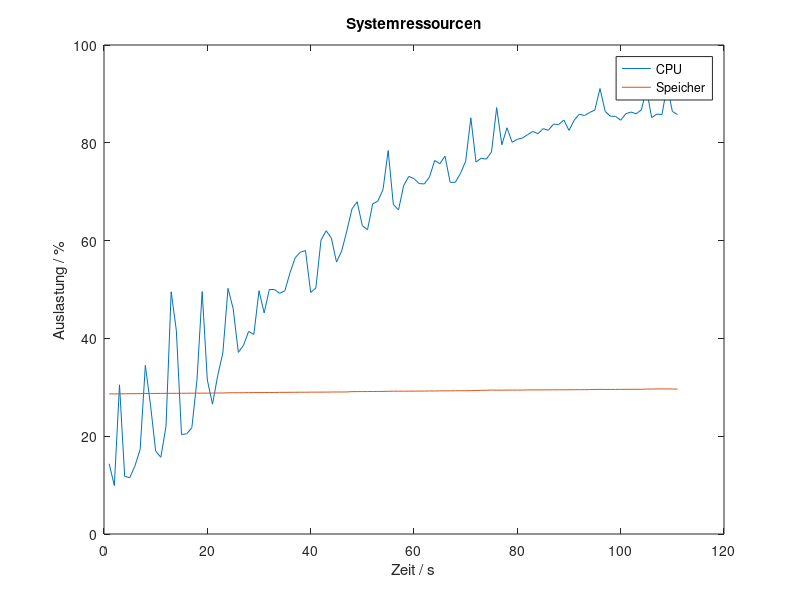
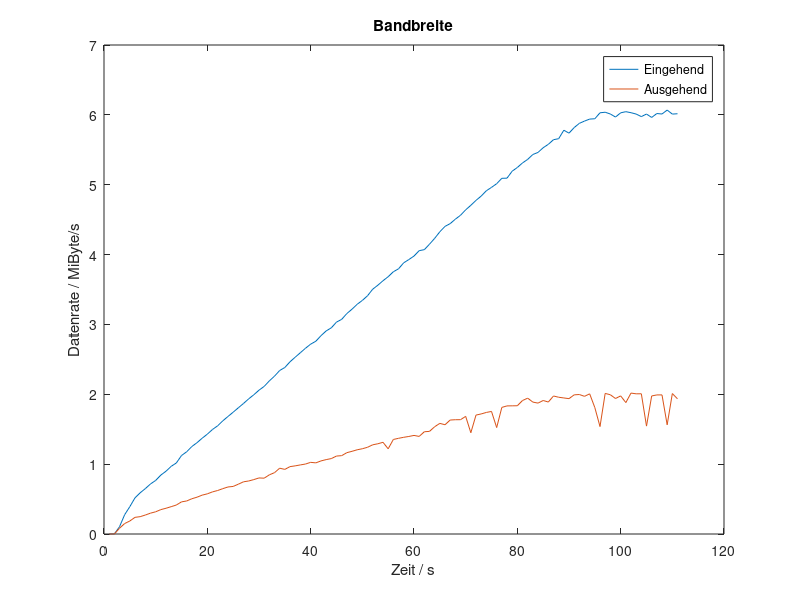

MATLAB code to generate these figures, in order:
load DATA_LOICVictim.txt;
cpu = 100 - DATA_LOICVictim(:,9);
mem = 100 * DATA_LOICVictim(:,1) ./ (DATA_LOICVictim(:,1) + DATA_LOICVictim(:,2) + DATA_LOICVictim(:,3) + DATA_LOICVictim(:,4));
bw_in = DATA_LOICVictim(:,5) ./ (1024^2);
bw_out = DATA_LOICVictim(:,6)./ (1024^2);
x = 1:length(cpu);

figure
plot(x,cpu, x, mem)
title('Systemressourcen');
legend('CPU', 'Speicher');
xlabel('Zeit / s')
ylabel('Auslastung / %')

figure
plot(x, bw_in, x, bw_out)
title('Bandbreite');
legend('Eingehend', 'Ausgehend');
xlabel('Zeit / s')
ylabel('Datenrate / MiByte/s')